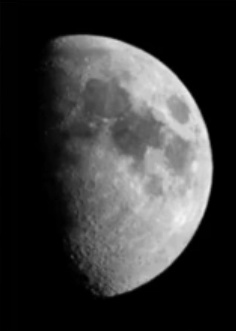
#> input picture 3图像清晰化/picture/moon.jpg, 236 x 331 px
$ python 04sharpen.py
#> lines starting #> are read from the running program, lines starting #| are printed output that depends on the picture
# 锐化
# 导入模块
import os
import cv2
import numpy as np
import matplotlib.pyplot as plt

# 设置正常显示中文和负号
import matplotlib as mpl

mpl.rcParams['font.sans-serif'] = ['SimHei', 'PingFang SC', 'Heiti TC', 'Microsoft YaHei']  # 正常显示中文
mpl.rcParams['axes.unicode_minus'] = False  # 正常显示负号

# 读取灰度图
moon = cv2.imread("picture/moon.jpg", 0)
#> moon is the input picture: shape (331, 236); min 0, max 245, mean 56.1
print(moon.dtype)
#| uint8
moon_copy = np.copy(moon)
moon_float = moon_copy.astype("float")  # 修改图像类型
print(moon_float.dtype)
#| float64

# 计算梯度图
row, column = moon.shape
#> row = 331; column = 236
gradient = np.zeros((row, column))
for x in range(row - 1):
    for y in range(column - 1):
        gx = abs(moon_float[x + 1, y] - moon_float[x, y])  # 通过相邻像素相减计算图像梯度
        gy = abs(moon_float[x, y + 1] - moon_float[x, y])  # 通过相邻像素相减计算图像梯度
        gradient[x, y] = gx + gy
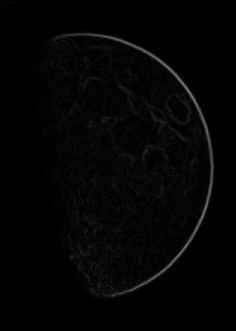
#> gradient: shape (331, 236) float64; min 0, max 125, mean 3.9

# 叠加灰度图与梯度图得到锐化图
sharp = moon_float + gradient
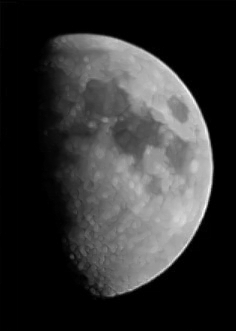
#> sharp: shape (331, 236) float64; min 0, max 300, mean 60; drawn with min black and max white
sharp = np.where(sharp < 0, 0, np.where(sharp > 255, 255, sharp))  # 将小于0的像素设置为0，大于255的像素设置为255
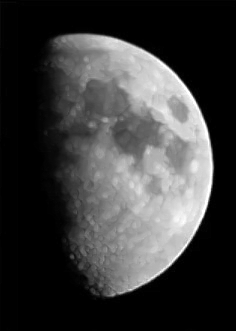
#> sharp: shape (331, 236) float64; min 0, max 255, mean 60

# 修改图像类型
gradient = gradient.astype("uint8")
sharp = sharp.astype("uint8")

# 显示图像
plt.subplot(1, 3, 1)
plt.imshow(moon, "gray")
plt.title("灰度图")

plt.subplot(1, 3, 2)
plt.imshow(gradient, "gray")
plt.title("梯度图")

plt.subplot(1, 3, 3)
plt.imshow(sharp, "gray")
plt.title("锐化图")

# 保存结果（方便无图形界面时查看）
os.makedirs("save", exist_ok=True)
plt.savefig("save/04sharpen_result.png", dpi=150, bbox_inches="tight")
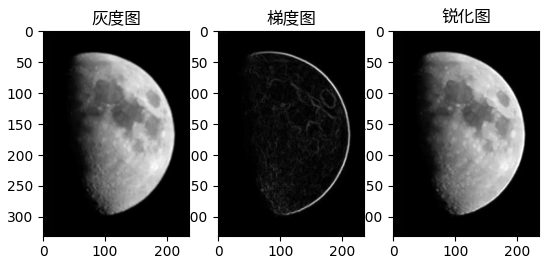
#> figure drawn by matplotlib, 3 panels

plt.show()
